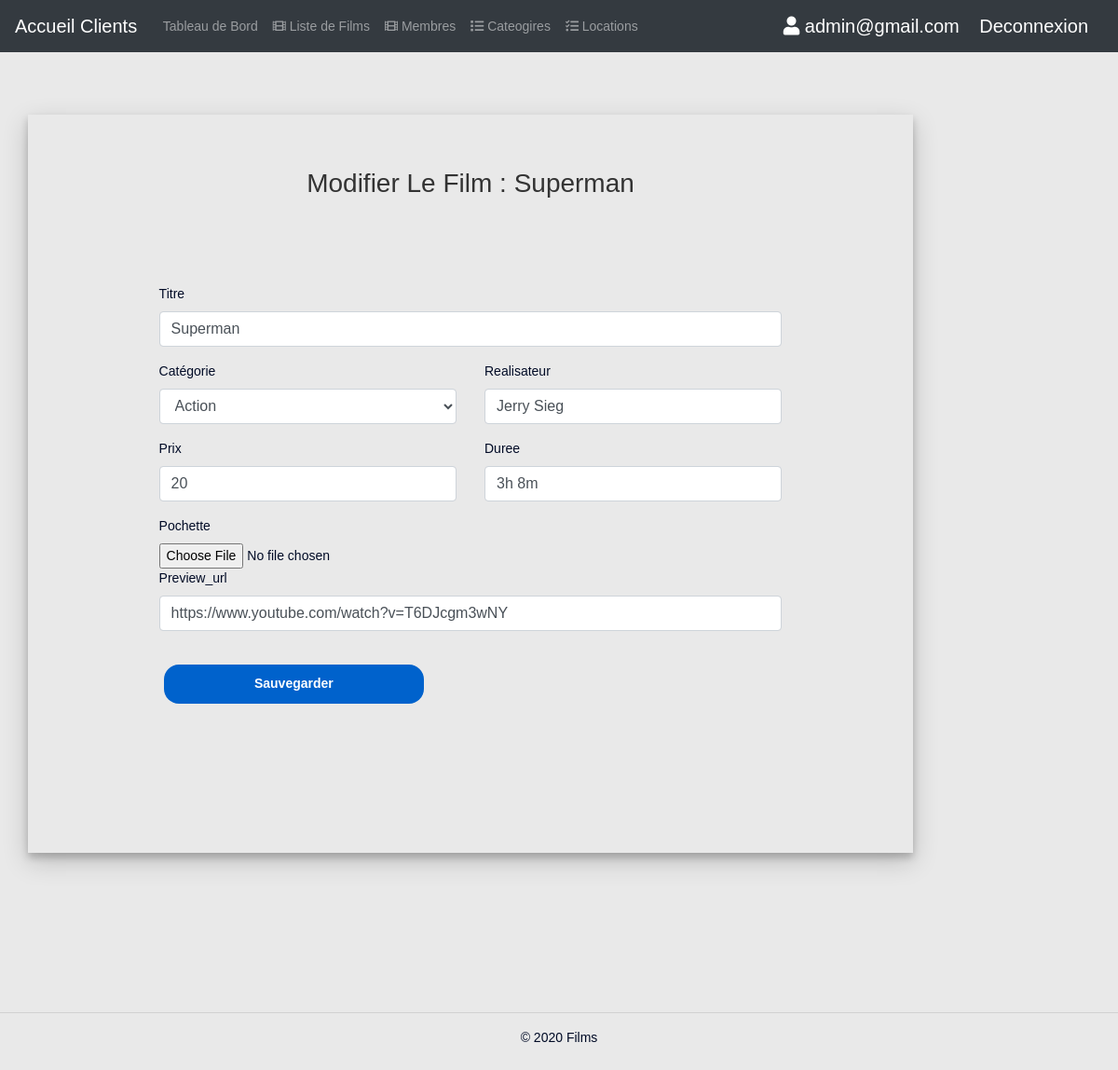
The page /viewsfilms/admin/newFilm.php?edit=1 (signed in) on the database as committed earlier.
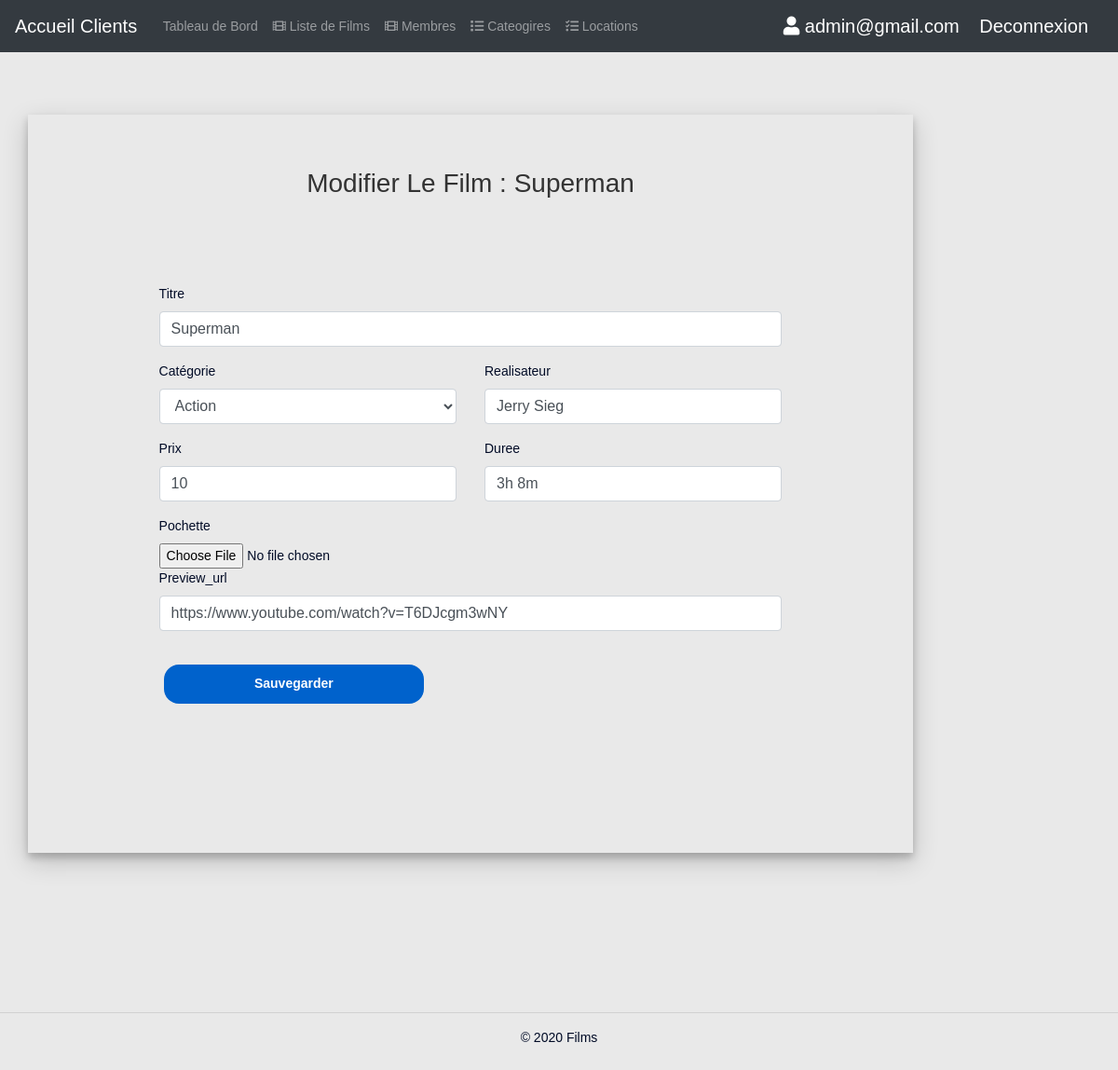
The same page on the database as committed later.
### tables this page shows
CREATE TABLE IF NOT EXISTS `films` (
  `id` int(11) UNSIGNED NOT NULL AUTO_INCREMENT,
  `category_id` int(11) DEFAULT NULL,
  `titre` varchar(255) NOT NULL DEFAULT '',
  `image` text NOT NULL,
  `preview_url` text NOT NULL,
  `auteur` varchar(255) DEFAULT NULL,
  `duree` varchar(10) DEFAULT NULL,
  `prix` int(11) UNSIGNED NOT NULL,
  `created_at` timestamp NOT NULL DEFAULT current_timestamp(),
  `updated_at` timestamp NOT NULL DEFAULT current_timestamp(),
  PRIMARY KEY (`id`)
);

CREATE TABLE IF NOT EXISTS `categories` (
  `id` int(11) UNSIGNED NOT NULL AUTO_INCREMENT,
  `titre` varchar(255) DEFAULT NULL,
  `slug` varchar(255) DEFAULT NULL,
  `created_at` timestamp NULL DEFAULT current_timestamp(),
  `updated_at` timestamp NULL DEFAULT current_timestamp(),
  PRIMARY KEY (`id`)
);

### viewsfilms/includes/db.php (called while the page is built, shortened)
<?php
  function getFilmById($film_id,$conn){
    try {
          $stmt = $conn->prepare( "SELECT * FROM films WHERE id = ?");
          $stmt->execute([$film_id]);
          return $stmt->fetch();
    } catch(PDOException $e) {
      die("Error While getting a Film By Id: " . $e->getMessage());
    }
  }
?>

### viewsfilms/admin/newFilm.php (the view, shortened to what this page needs)
<?php
  include("../includes/db.php");
  try {
    if(isset($_GET['edit'])){
      $id = $_GET['edit'];
    }
  }
  catch(PDOException $error){
    $errorMsg = $error->getMessage();
  }
?>
<!DOCTYPE html>
<html lang="en">
<head>
  <?php include_once("../includes/header.php"); ?>
  <link rel="stylesheet" href="../../css/style.css">
</head>
<body>
  <main role="main">
    <?php include_once("../includes/adminMenu.php"); ?>
    <div class="col pt-2">
      <?php if (isset($id) && !empty($id) ){
        $film = getFilmById($id,$conn); ?>
      <div class="row justify-content-center ">
        <div class="col-12">
          <div class="container login-container">
            <div class="row">
              <div class="col-md-10 login-form-1">
                <h3 class=" d-none d-sm-block text-center">
                  Modifier Le Film : <?php echo $film["titre"]; ?>
                </h3>
                <form method="post" enctype="multipart/form-data">
                  <div class="form-group">
                    <div class="row">
                      <div class="col-md-12">
                        <label>Titre</label>
                        <input type="text" name="titre" class="form-control" value="<?php echo $film["titre"]; ?>" />
                      </div>
                    </div>
                  </div>
                  <div class="form-group">
                    <div class="row">
                      <div class="col-md-6">
                        <label>Catégorie</label>
                        <select class="form-control" name="category_id">
                          <?php foreach($categories as $categorie) {?>
                          <option value="<?php echo $categorie['id'];?>"
                            <?php if($categorie["id"]== $film["category_id"]) echo "selected"; ?>>
                            <?php echo $categorie['titre'];?></option>
                          <?php }?>
                        </select>
                      </div>
                      <div class="col-md-6">
                        <label>Realisateur</label>
                        <input type="text" name="auteur" class="form-control" value="<?php echo $film["auteur"]; ?>" />
                      </div>
                    </div>
                  </div>
                  <div class="form-group">
                    <div class="row">
                      <div class="col-md-6">
                        <label>Prix</label>
                        <input type="number" name="prix" class="form-control" value="<?php echo $film["prix"]; ?>" />
                      </div>
                      <div class="col-md-6">
                        <label>Duree</label>
                        <input type="text" name="duree" class="form-control" value="<?php echo $film["duree"]; ?>" />
                      </div>
                    </div>
                  </div>
                  <div class="form-group">
                    <div class="row">
                      <div class="col-md-12">
                        <label for="Pochette">Pochette</label>
                        <input type="file" name="image" class="form-control-file" id="Pochette">
                      </div>
                      <div class="col-md-12">
                        <label>Preview_url</label>
                        <input type="link" name="preview_url" class="form-control"
                          value="<?php echo $film["preview_url"]; ?>" />
                      </div>
                    </div>
                  </div>
                  <div class="row">
                    <input type="submit" name="updateFilm" class="btnSubmit" value="Sauvegarder" />
                  </div>
                </form>
              </div>
            </div>
          </div>
        </div>
      </div>
      <?php } ?>
    </div>
  </main>
  <?php include_once("../includes/footer.php");?>
</body>
</html>

Rows that differ between the two databases and show on the page:
changed films "Superman": prix "20" → "10"
